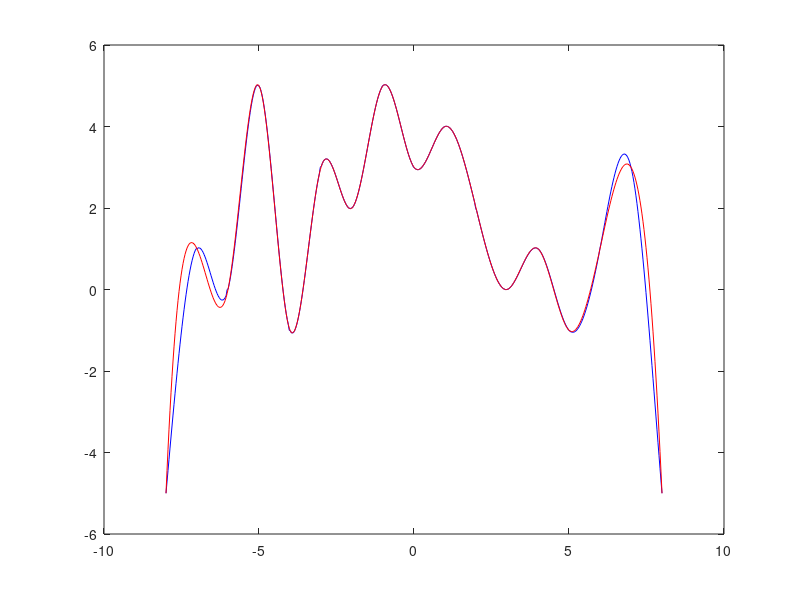

The MATLAB source for this figure:
function S = SplineN()
	x = -8:8;
	y = [-5, 1, 0, 5, -1, 3, 2, 5, 3, 4, 2, 0, 1, -1, 1, 3, -5];
	
	% np must be divided in 16 equal intervarls
	% np = multiple of 16
	np = 496;
	n = length(x);
	
	% Get reference values;
	xi = linspace(-8, 8, np);
	yi = interp1(x, y, xi, "spline");

	% h(i) = x(i+1) - x(i);
	% h(i) = 1; i = 1:n
	h = ones(1, n);
	
	% Compute a, b, c, d,
	a = y;
	
	mat = zeros(n+1, n+1);
	mat(1, 1) = 1;
	mat(n+1, n+1) = 1;
	for i = 2:n
		mat(i, i-1) = 1;
		mat(i, i)   = 4;
		mat(i, i+1) = 1;
	endfor
	
	% Spline naturale => c(1) = c(n+1) = 0
	G = zeros(n+1, 1);
	for i = 2:n-1
		G(i) = 3*(a(i+1) - 2*a(i) + a(i-1));
	endfor
	
	c = inv(mat)*G;
	c = c';
	
	for i = 1:n
		d(i) = (c(i+1) - c(i)) / 3;
	endfor
	
	for i = 2:n
		b(i) = a(i) - a(i-1) + (c(i-1) + 2*c(i))/3;
	endfor
	% np/(n-1) = 31
	b(1) = (y(2) -a(1) - d(1)*(xi(31)-x(1))^3) / (xi(31)-x(1));
	
	% Compute S
	j=1;
	for i = 1 : np-1
		if (np/(n-1))*(j-1)+1 <= i && i < (np/(n-1))*j
			j = j;
		else 
			j = j+1;
		endif
		
		S(i) = a(j) + b(j)*(xi(i) - x(j)) + c(j)*(xi(i) - x(j))^2 + d(j)*(xi(i) - x(j))^3;
		
	endfor
	
	% S(xn) = f(xn)
	% S(xi) = f(xi), i = 1:n-1
	S(np) = y(n);
	for i = 1:n-1
		S(31*i) = y(i+1);
	endfor
	
	% Compute error
	% xmax - xmin = 16
	E = sqrt( (16/np) * sum((yi-S).^2) )
	
	% Get comparison graphic
	plot(xi, S, "b", xi, yi, "r");
	
endfunction
